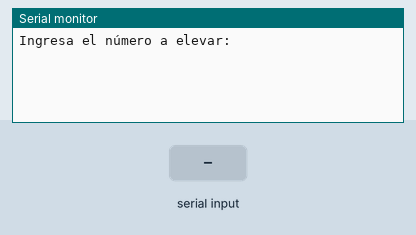
A sketch run on a simulated Arduino Uno, built with avr-gcc and run on an emulated ATmega328P. Shown: the last lines printed to the serial monitor. The inputs (shaded band) are chosen by the test bench.

Above: at 1.2 s.
1.3 s: "90,45,200\n" received over Serial
At 2.8 s:
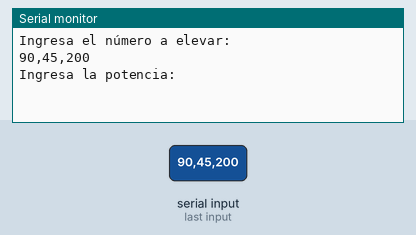
3.2 s: "30,150,10\n" received over Serial
At 4.5 s:
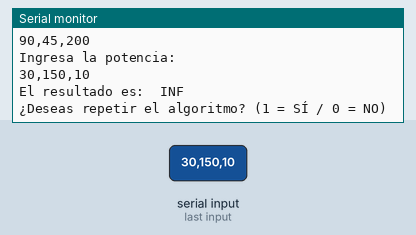
5.3 s: "90,45\n" received over Serial
At 6.0 s:
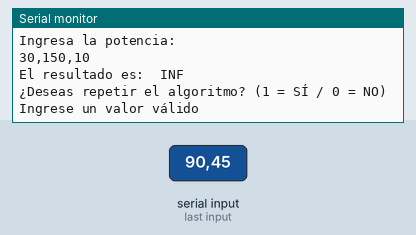
7.1 s: "0\n" received over Serial
At 8.6 s:
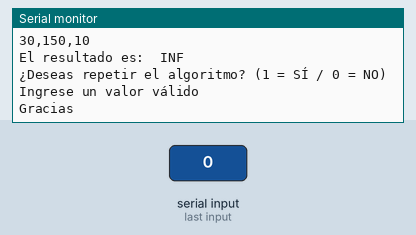

The sketch:

Prog03of12.ino
```cpp
String numero;
String potencia;
double resultado;
byte estado;

void setup()
{
  Serial.begin(9600);
  Serial.setTimeout(100);
}

void loop() {
  switch (estado) {
    case 0:
      Serial.println("Ingresa el número a elevar: ");
      estado = 1;
      break;
    case 1:
      if (Serial.available() > 0) {
        numero = Serial.readString();
        estado = 2;
      }
      break;
    case 2:
      if (numero != "\n")
      {
        estado = 3;
        Serial.print(numero);
      }
      else {
        estado = 1;
      }
      break;
    case 3:
      Serial.println("Ingresa la potencia: ");
      estado = 4;
      break;
    case 4:
      if (Serial.available() > 0) {
        potencia = Serial.readString();
        estado = 5;
      }
      break;
    case 5:
      if (potencia != "\n")
      {
        estado = 6;
        Serial.print(potencia);
      }
      else {
        estado = 4;
      }
      break;
    case 6:
      resultado = pow(numero.toInt(), potencia.toInt());
      estado = 7;
      break;
    case 7:
      Serial.println("El resultado es: " + String(resultado));
      estado = 8;
      break;
    case 8:
      Serial.println("¿Deseas repetir el algoritmo? (1 = SÍ / 0 = NO)");
      estado = 9;
      break;
    case 9:
      if (Serial.available() > 0) {
        numero = Serial.readString();
        estado = 10;
      }
      break;
    case 10:
      if (numero != "\n")
      {
        estado = 11;
      }
      else {
        estado = 9;
      }
      break;
    case 11:
      if(numero.toInt() == 1)
      {
        estado = 0;
      }else
      {
        if(numero.toInt() != 0)
        {
          Serial.println("Ingrese un valor válido");
          estado = 9;
        }
        else
        {
          Serial.println("Gracias");
          estado = 99;
        }
      }
      break;
  }

  delay(100);
}
```

Measured:
- after the input at 1.3 s, the serial monitor: prints a new line after 0.30 s (image 1)
- after the input at 3.2 s, the serial monitor: prints a new line after 0.30 s (image 2)
- after the input at 5.3 s, the serial monitor: prints a new line after 0.31 s (image 3)
- after the input at 7.1 s, the serial monitor: prints a new line after 0.31 s (image 4)
